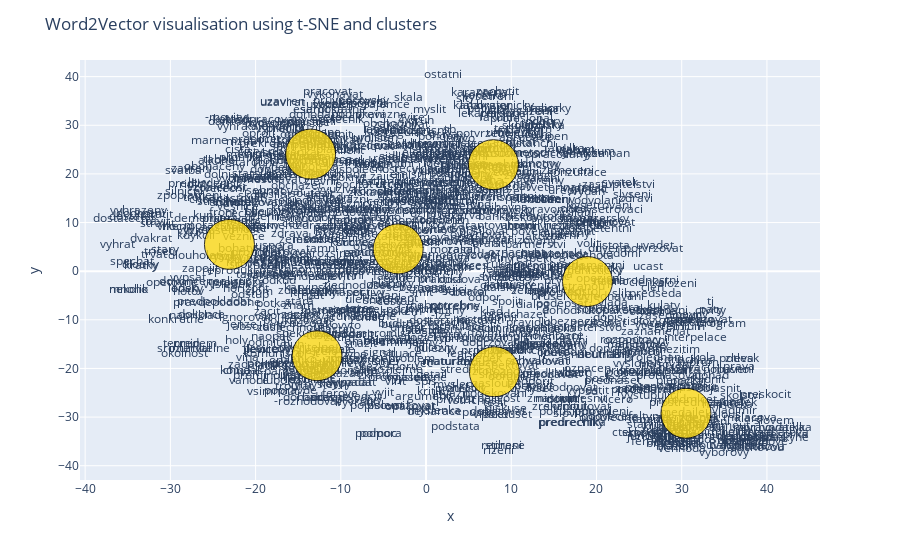

Here is the notebook cell this chart was saved with:
### Code cell
# 2D plot for word vectors using t-SNE & clusters
fig = px.scatter(x=Y[:,0], y=Y[:,1], text=list(N_words))
fig.update_traces(textposition='top center', mode='text')
fig.update_layout(title_text='Word2Vector visualisation using t-SNE and clusters')

df = pd.DataFrame(columns=['x','y'], index=r_len(name))
for i in r_len(name):
    df.iloc[i,0] = Kmean.cluster_centers_[i,0]
    df.iloc[i,1] = Kmean.cluster_centers_[i,1]

fig2 = px.scatter(df, x='x', y='y', hover_name=name)
fig2.update_traces(marker=dict(size=50,
                              line=dict(width=1,
                                        color='black'),
                              color='#FEDA15'),
                   opacity=0.8)
fig.add_trace(fig2.data[0])

fig.show()

### Figure 1 — Plotly figure (JSON) as saved in the notebook; plotly's stock layout.template omitted (floating-point values rounded to 4 significant figures; data arrays with more than 128 entries replaced by an {"elided": "..."} marker saying what was removed)
{"data": [{"hovertemplate": "x=%{x}<br>y=%{y}<br>text=%{text}<extra></extra>", "legendgroup": "", "marker": {"color": "#636efa", "symbol": "circle"}, "mode": "text", "name": "", "orientation": "v", "showlegend": false, "text": {"elided": "1000 str values"}, "textposition": "top center", "type": "scatter", "x": {"elided": "1000 float values"}, "xaxis": "x", "y": {"elided": "1000 float values"}, "yaxis": "y"}, {"hovertemplate": "<b>%{hovertext}</b><br><br>x=%{x}<br>y=%{y}<extra></extra>", "hovertext": ["Cluster 1", "Cluster 2", "Cluster 3", "Cluster 4", "Cluster 5", "Cluster 6", "Cluster 7", "Cluster 8"], "legendgroup": "", "marker": {"color": "#FEDA15", "line": {"color": "black", "width": 1}, "size": 50, "symbol": "circle"}, "mode": "markers", "name": "", "opacity": 0.8, "orientation": "v", "showlegend": false, "type": "scatter", "x": [-3.272, 8.019, -23.07, 30.5, 7.901, -12.79, 18.94, -13.54], "xaxis": "x", "y": [4.581, -20.68, 5.504, -29.21, 21.9, -17.38, -2.133, 24.07], "yaxis": "y"}], "layout": {"legend": {"tracegroupgap": 0}, "margin": {"t": 60}, "title": {"text": "Word2Vector visualisation using t-SNE and clusters"}, "xaxis": {"anchor": "y", "domain": [0, 1], "title": {"text": "x"}}, "yaxis": {"anchor": "x", "domain": [0, 1], "title": {"text": "y"}}}}
